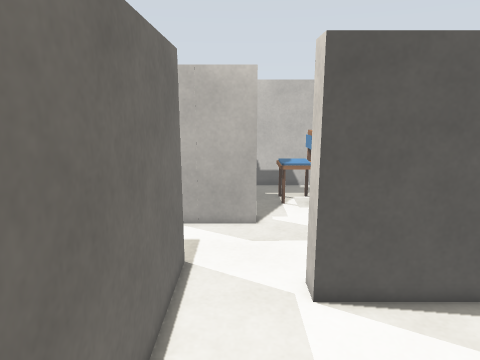
View 1 (above)

18 first-person views from a walk through a world built for the Gazebo simulator. The camera is 1.2 m above the floor, tilts 12° down and sees 70° across. The floor is counted in squares, 0.2 m on a side. Each view is taken from the middle of a square. On the plan, view 1 faces up. The plan holds only what a view shows up to about 20 squares ahead; the rest is blank. The place goes on beyond the plan. Simple shapes stand in for some stock models.

View 2
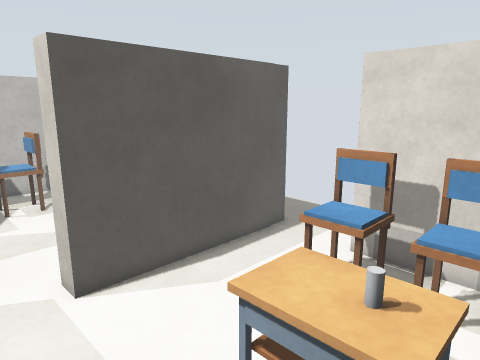

View 3
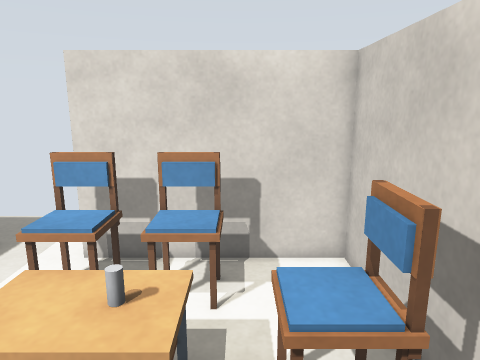

View 4
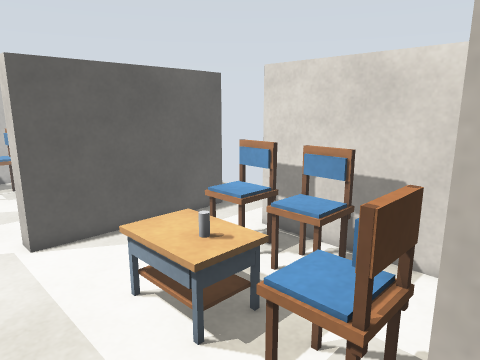

View 5
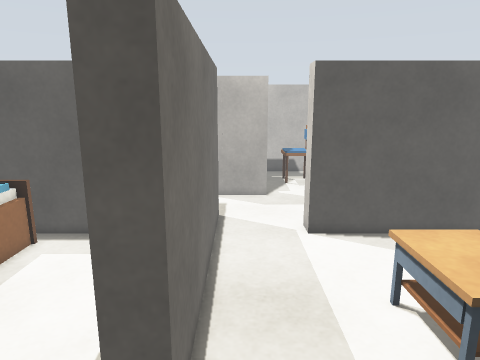

View 6
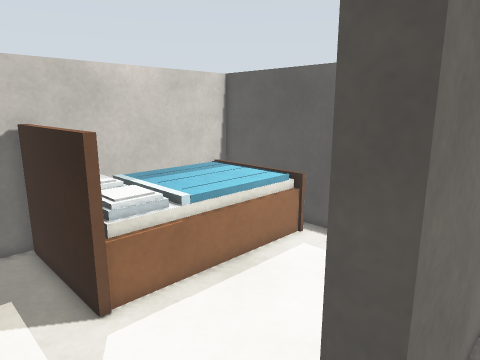

View 7
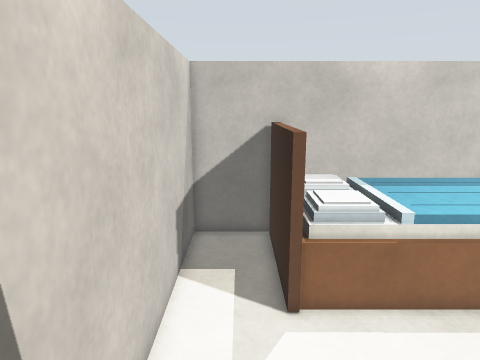

View 8
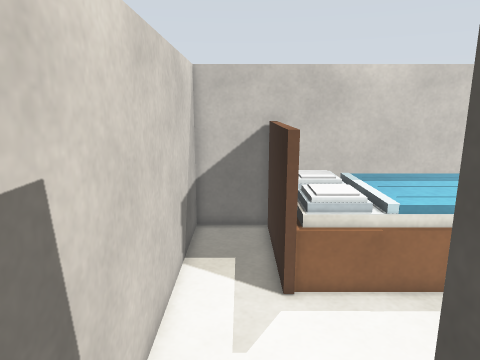

View 9
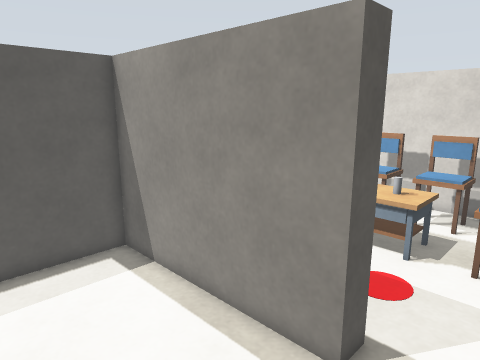

View 10
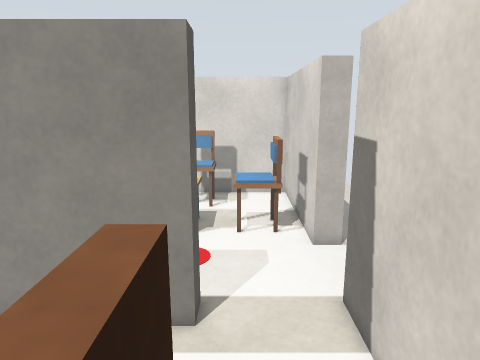

View 11
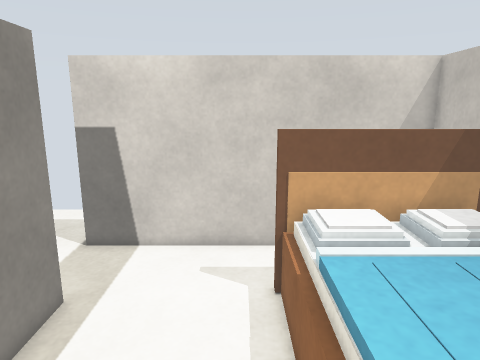

View 12
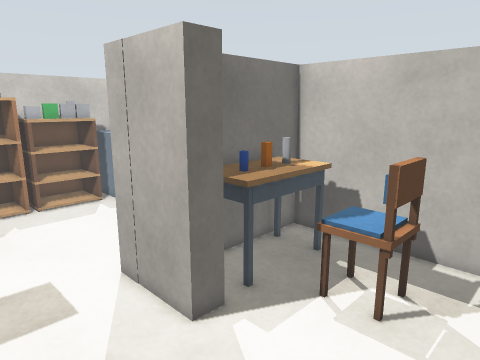

View 13
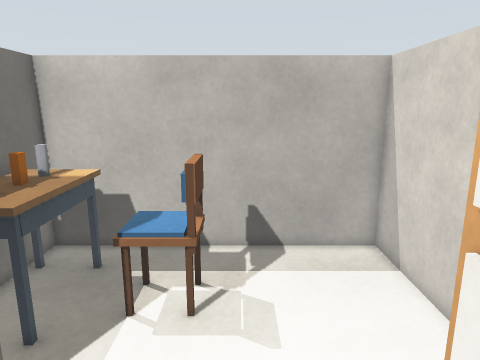

View 14
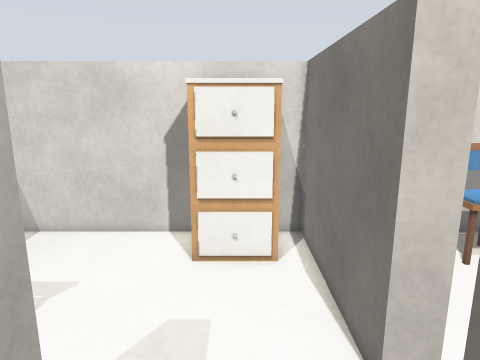

View 15
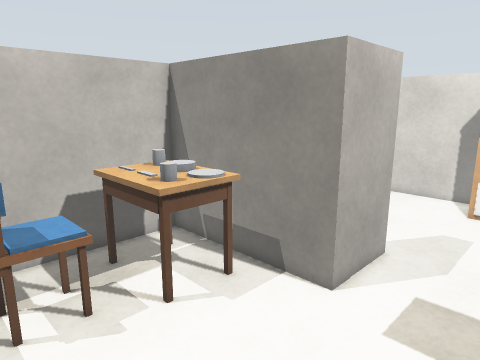

View 16
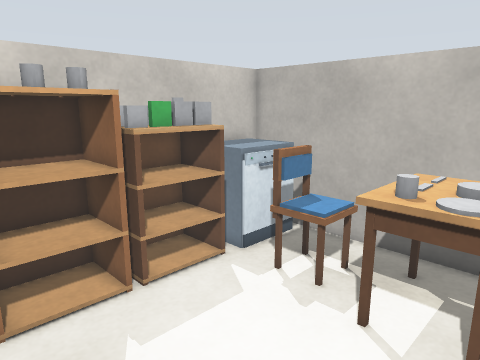

View 17
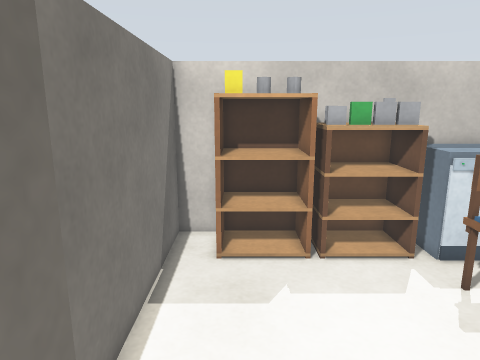

View 18
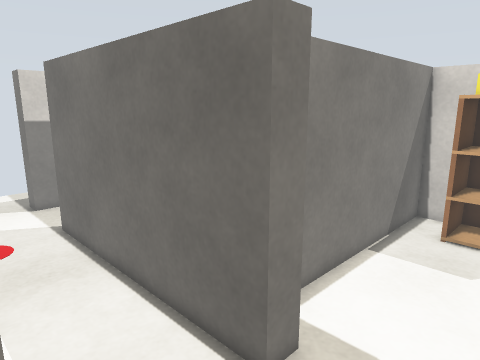

### Floor plan
Points are (right, up) in squares from view 1. A wall is a line through its corners. A room is listed if a view was taken in it or the views show most of it. See-through windows are left out.
Room 1 (views 1, 2, 3, 7, 8)
walls: (2.3, -5.2) (12, -5.2) (12, 5.4); (13.4, 9.7) (2.3, 9.7) (2.3, 11); (-2.2, 11.5) (-2.2, -0.7)
ways out: opening at (0, -5.5) to room 2; opening at (-3, -2.5) to room 3; opening at (0, 10.5) to room 4
objects: chair (4, -4) to (6, -2); coffee table (4, 0) to (6, 4); grey cylinder (5, 1); chair (8, 0) to (10, 2); chair (8, 3) to (10, 5)
Room 2 (views 4, 5, 6)
walls: (-2.2, -5.2) (-2.2, -6.5); (2.3, -6.6) (2.3, -5.2)
ways out: opening at (0, -5.5) to room 1
Room 3 (views 9, 10, 11)
walls: (-2.2, -0.7) (-3.4, -0.7) (-3.4, 9.7) (-15.8, 9.7); (-17, 8.5) (-17, -5.2) (-2.2, -5.2)
ways out: opening at (-3, -2.5) to room 1
objects: bed (-16, -1) to (-10, 8)
Room 4 (views 12, 13, 17, 18)
walls: (2.3, 11) (12, 11) (12, 26.3) (-2.2, 26.3) (-2.2, 21.1); (-2.2, 12.7) (-2.2, 11.5)
ways out: opening at (0, 10.5) to room 1; opening at (-3, 14.5) to room 5
objects: grey box (-2, 17) to (1, 18); desk (-1, 20) to (1, 24); drink can (-1, 21) to (0, 21); orange box (-1, 22) to (0, 22); grey cylinder (-1, 23) to (0, 23); chair (3, 21) to (5, 23); cabinet (9, 13) to (9, 16)
Room 5 (views 14, 15, 16)
walls: (-2.4, 17.2) (-3.4, 17.2) (-3.4, 26.3) (-17, 26.3) (-17, 11) (-5.9, 11); (-3.5, 12.7) (-2.2, 12.7)
ways out: opening at (-3, 14.5) to room 4
objects: cabinet (-16, 13) to (-16, 16); cabinet (-16, 17); other object (-16, 18); other object (-16, 19); other object (-16, 20); cabinet (-16, 21); other object (-16, 22) to (-14, 25); yellow box (-15, 13) to (-15, 14); cup (-15, 15); cup (-15, 16); grey box (-15, 17); green box (-15, 18); grey box (-15, 19); grey box (-15, 20) to (-15, 21); cabinet (-14, 13) to (-14, 16); cabinet (-14, 17) to (-14, 21); chair (-12, 22) to (-10, 23); dining table (-8, 20) to (-6, 25); cup (-7, 21); other object (-7, 22) to (-7, 23); other object (-7, 24); plate (-6, 20) to (-5, 21); bowl (-6, 22) to (-5, 23); cup (-6, 24) to (-5, 24); dining table (-5, 20)

Where each view was taken, in squares from view 1:
view 1: 0 up, 0 right, facing up
view 2: 1 down, 1 left, facing up-right
view 3: 1 down, 1 left, facing right
view 4: 6 down, 1 left, facing up-right
view 5: 6 down, 1 left, facing up
view 6: 5 down, 1 left, facing up-left
view 7: 3 down, 1 left, facing left
view 8: 3 down, 0 right, facing left
view 9: 4 down, 10 left, facing up-right
view 10: 2 down, 12 left, facing right
view 11: 9 up, 9 left, facing down
view 12: 12 up, 8 right, facing up-left
view 13: 12 up, 6 right, facing up
view 14: 14 up, 4 left, facing right
view 15: 12 up, 13 left, facing up-right
view 16: 12 up, 4 left, facing up-left
view 17: 14 up, 1 left, facing left
view 18: 17 up, 3 right, facing down-left
